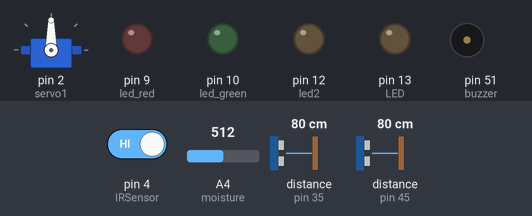
Simulated run of this sketch. Board: Arduino Mega 2560, built with avr-gcc and run on an emulated ATmega2560. On the bench: servo, output pins drawn as LEDs (lit = HIGH), buzzer (waves = sounding). Wiring (inferred from the names in the program): 2 × ultrasonic range finder: trigger pin 33, echo pin 35 / trigger pin 47, echo pin 45. The test bench sets the inputs (shaded band); at power-on: distance to the obstacle (sensors on pin 35, pin 45) 80 cm, pin 4 (IRSensor) HIGH, A4 (moisture) = 512. The echo pulse lasts 58.3 µs per cm; pins used as bus, display or sensor lines are not drawn.

Above: at 1.2 s.
1.3 s: distance to the obstacle (sensor on pin 35) set to 7 cm
2.8 s: distance to the obstacle (sensor on pin 35) set to 4 cm
At 4.0 s:
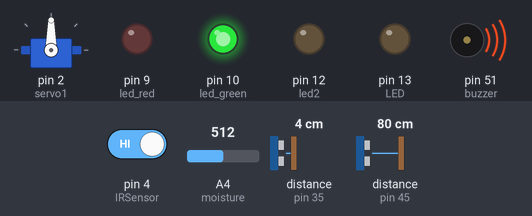
Timing chart, 0 to 5.8 s (numbered marks = the images above; inputs shaded):
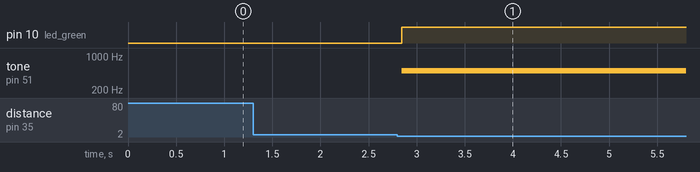

Measured:
- the behaviour switches between 6 and 5 cm on distance to the obstacle (sensor on pin 35) (found by bisection; images 0 and 1)
- after the input at 1.3 s, every drawn part: stays the same
- after the input at 2.8 s, pin 10 (led_green): LOW → HIGH after 0.05 s; tone on pin 51 (buzzer): silent → 500 Hz after 0.05 s

The sketch:

complete_code2.ino
```cpp
#include<Servo.h>
Servo servo1;
int pos;

int IRSensor = 4; // connect ir sensor to arduino pin 2
int LED = 13; // connect Led to arduino pin 13
int led2=12;
int moisture = A4;

const int trigPinR = 47;
const int echoPinR = 45;
const int trigPinG = 33;
const int echoPinG = 35;
const int led_green = 10;
const int led_red = 9;
const int buzzer=51;
float durationR=0, distanceR=0,durationG=0, distanceG=0;

void setup()
{
  // ultrasonic
 pinMode(trigPinR, OUTPUT);
 pinMode(trigPinG, OUTPUT);
 pinMode(echoPinR, INPUT);
 pinMode(echoPinG, INPUT);
 pinMode(led_green, OUTPUT);
 pinMode(led_red, OUTPUT);
 Serial.begin(9600);

  // ir and moisture
  servo1.attach(2);
  pinMode (IRSensor, INPUT); // sensor pin INPUT
  pinMode (led2, OUTPUT);
  pinMode (LED, OUTPUT); // Led pin OUTPUT
  pinMode (moisture, INPUT);
}

void loop()
{
   // ultrasonic
   digitalWrite(trigPinG, LOW);
   delayMicroseconds(2);
   digitalWrite(trigPinG, HIGH);
   delayMicroseconds(10);
   digitalWrite(trigPinG, LOW);
   durationG = pulseIn(echoPinG, HIGH);
   distanceG = (durationG*.0343)/2;
   delay(10);
   digitalWrite(trigPinR, LOW);
   delayMicroseconds(2);
   digitalWrite(trigPinR, HIGH);
   delayMicroseconds(10);
   digitalWrite(trigPinR, LOW);
   durationR = pulseIn(echoPinR, HIGH);
   distanceR = (durationR*.0343)/2;
   delay(10);
   if(distanceG<=5 || distanceR<=5 ){
     tone(buzzer, 500);
     if(distanceG<=5){
      digitalWrite(led_red,LOW);
      digitalWrite(led_green,HIGH);

     }
     else{
      digitalWrite(led_green,LOW);
      digitalWrite(led_red,HIGH);

     }
     }

   else{

         int value = analogRead(moisture);
         int statusSensor = digitalRead (IRSensor);
         if (statusSensor == 0){
            delay(1000);
             if (value<=300) {
               digitalWrite(led2, LOW);
               digitalWrite(LED, HIGH);
               delay(500);
               servo1.write(80); // resets to initial position
               delay(1000);
              } else {
              digitalWrite(LED, LOW);
              digitalWrite(led2, HIGH);
              delay(500);
              servo1.write(300); // resets to initial position
              delay(1000);
              }
    }}
   delay(10);


}
```
